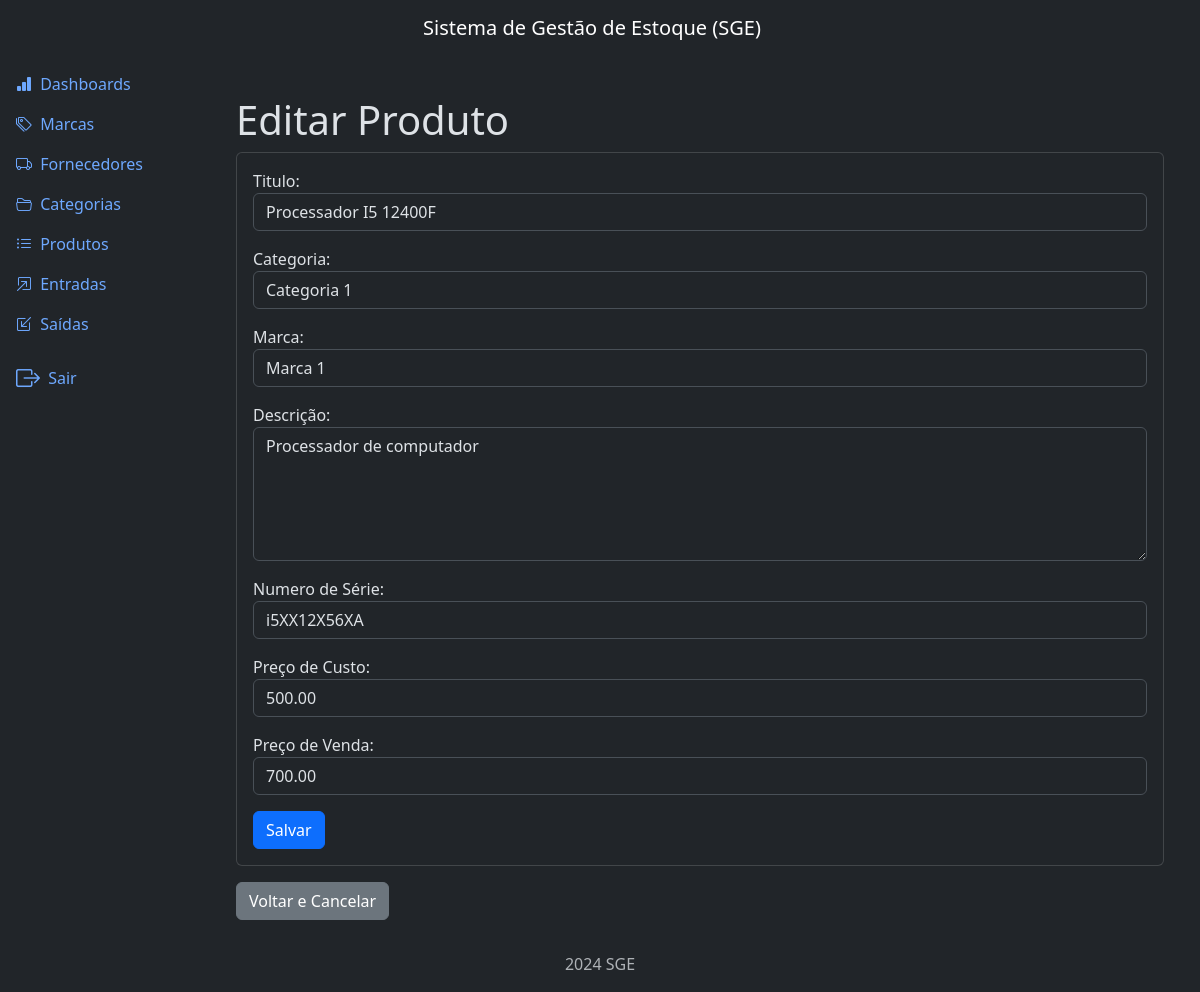
Screenshot of /products/update/4/ (signed in) with the database file from the repository.
### products/models.py (models this page shows, shortened)
class Product(models.Model):
    title = models.CharField(max_length=500)
    category = models.ForeignKey(
        Category, on_delete=models.PROTECT, related_name='products')
    brand = models.ForeignKey(
        Brand, on_delete=models.PROTECT, related_name='products')
    description = models.TextField(null=True, blank=True)
    serie_number = models.CharField(max_length=200, null=True, blank=True)
    cost_price = models.DecimalField(max_digits=20, decimal_places=2)
    selling_price = models.DecimalField(max_digits=20, decimal_places=2)
    quantity = models.IntegerField(default=0)
    created_at = models.DateTimeField(auto_now_add=True)
    updated_at = models.DateTimeField(auto_now=True)
    class Meta:
        ordering = ['title']

### products/views.py (the view)
# urls.py: path('update/<int:pk>/', views.ProductUpdateView.as_view(), name='update'),
class ProductUpdateView(LoginRequiredMixin, PermissionRequiredMixin, UpdateView):
    model = Product
    template_name = 'product_update.html'
    success_url = reverse_lazy('product:list')
    form_class = ProductForm
    permission_required = 'products.change_product'

### products/forms.py
class ProductForm(forms.ModelForm):
    class Meta:
        model = Product
        fields = ['title', 'category', 'brand', 'description',
                  'serie_number', 'cost_price', 'selling_price']
        widgets = {
            'title': forms.TextInput(attrs={'class': 'form-control'}),
            'category': forms.Select(attrs={'class': 'form-control'}),
            'brand': forms.Select(attrs={'class': 'form-control'}),
            'description': forms.Textarea(attrs={'class': 'form-control', 'rows': 5}),  # noqa
            'serie_number': forms.TextInput(attrs={'class': 'form-control'}),
            'cost_price': forms.NumberInput(attrs={'class': 'form-control'}),
            'selling_price': forms.NumberInput(attrs={'class': 'form-control'})
        }
        labels = {
            'title': 'Titulo',
            'category': 'Categoria',
            'brand': 'Marca',
            'description': 'Descrição',
            'serie_number': 'Numero de Série',
            'cost_price': 'Preço de Custo',
            'selling_price': 'Preço de Venda'
        }

### brands/models.py (called while the page is built)
    def __str__(self):
        return self.name

### categories/models.py (called while the page is built)
    def __str__(self):
        return self.name

### products/templates/product_update.html (shortened to what this page needs)
{% extends "base.html" %}
{% block content %}
  <div class="container mt-4">
    <h3 class='display-6'>Editar Produto</h3>
    <div class="card">
        <div class="card-body">
            <form method="POST" class="form">
                {{ form.as_p }}
                <button type="submit" class="btn btn-primary">Salvar</button>
            </form>
        </div>
    </div>
    <a href="{% url "product:list" %}" class="btn btn-secondary mt-3">Voltar e Cancelar</a>
  </div>
{% endblock content %}

### rows the page displays
Product: title "Processador I5 12400F", category "Categoria 1", brand "Marca 1", description "Processador de computador", serie_number "i5XX12X56XA", cost_price "500.00", selling_price "700.00"
